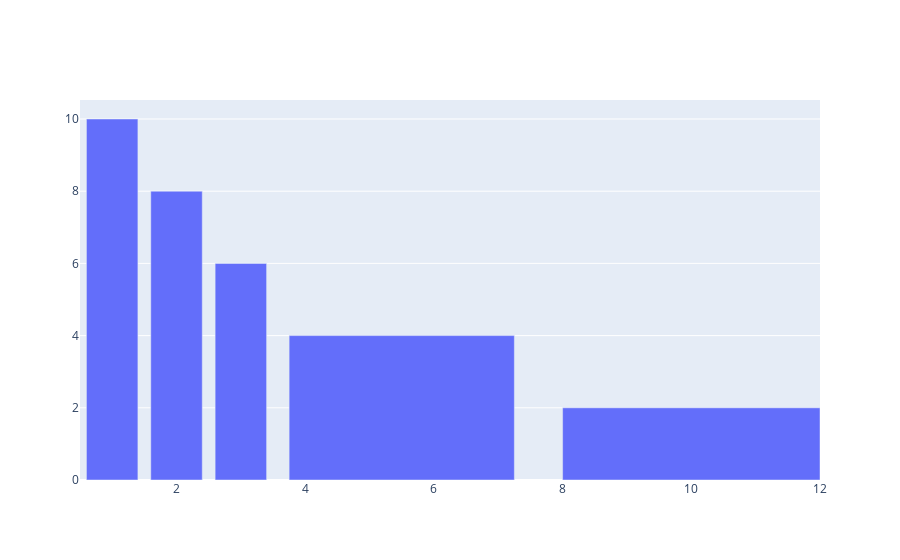

Notebook code for this chart:
### Code cell
import plotly.graph_objects as go
bar_trace = go.Bar(
    x=[1, 2, 3, 5.5, 10],
    y=[10, 8, 6, 4, 2],
    width=[0.8, 0.8, 0.8, 3.5, 4] # customize width here
)
fig = go.Figure(data=[bar_trace])
print(bar_trace)
fig.show()

### Figure 1 — Plotly figure (JSON) as saved in the notebook; plotly's stock layout.template omitted (floating-point values rounded to 4 significant figures)
{"data": [{"type": "bar", "width": [0.8, 0.8, 0.8, 3.5, 4], "x": [1, 2, 3, 5.5, 10], "y": [10, 8, 6, 4, 2]}], "layout": {"autosize": true, "xaxis": {"autorange": true, "range": [0.5, 12], "type": "linear"}, "yaxis": {"autorange": true, "range": [0, 10.53], "type": "linear"}}}
